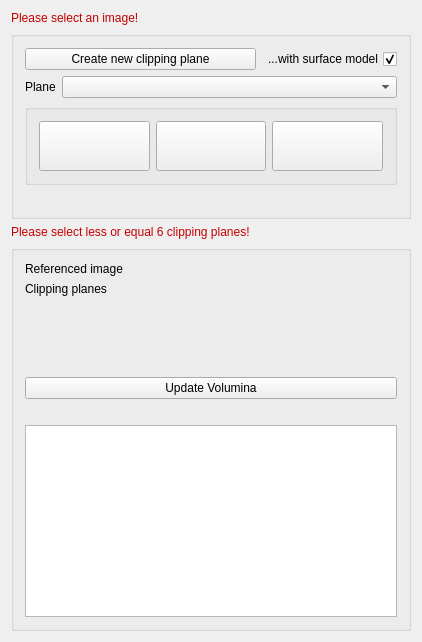
<?xml version="1.0" encoding="UTF-8"?>
<ui version="4.0">
 <class>QmitkDeformableClippingPlaneViewControls</class>
 <widget class="QWidget" name="QmitkDeformableClippingPlaneViewControls">
  <property name="geometry">
   <rect>
    <x>0</x>
    <y>0</y>
    <width>422</width>
    <height>642</height>
   </rect>
  </property>
  <property name="minimumSize">
   <size>
    <width>0</width>
    <height>0</height>
   </size>
  </property>
  <property name="windowTitle">
   <string>QmitkDeformableSurface</string>
  </property>
  <layout class="QVBoxLayout" name="verticalLayout_3">
   <item>
    <widget class="QLabel" name="noSelectedImageLabel">
     <property name="sizePolicy">
      <sizepolicy hsizetype="Preferred" vsizetype="Maximum">
       <horstretch>0</horstretch>
       <verstretch>0</verstretch>
      </sizepolicy>
     </property>
     <property name="palette">
      <palette>
       <active>
        <colorrole role="WindowText">
         <brush brushstyle="SolidPattern">
          <color alpha="255">
           <red>197</red>
           <green>0</green>
           <blue>0</blue>
          </color>
         </brush>
        </colorrole>
        <colorrole role="Text">
         <brush brushstyle="SolidPattern">
          <color alpha="255">
           <red>191</red>
           <green>0</green>
           <blue>0</blue>
          </color>
         </brush>
        </colorrole>
        <colorrole role="ButtonText">
         <brush brushstyle="SolidPattern">
          <color alpha="255">
           <red>189</red>
           <green>0</green>
           <blue>0</blue>
          </color>
         </brush>
        </colorrole>
       </active>
       <inactive>
        <colorrole role="WindowText">
         <brush brushstyle="SolidPattern">
          <color alpha="255">
           <red>197</red>
           <green>0</green>
           <blue>0</blue>
          </color>
         </brush>
        </colorrole>
        <colorrole role="Text">
         <brush brushstyle="SolidPattern">
          <color alpha="255">
           <red>191</red>
           <green>0</green>
           <blue>0</blue>
          </color>
         </brush>
        </colorrole>
        <colorrole role="ButtonText">
         <brush brushstyle="SolidPattern">
          <color alpha="255">
           <red>189</red>
           <green>0</green>
           <blue>0</blue>
          </color>
         </brush>
        </colorrole>
       </inactive>
       <disabled>
        <colorrole role="WindowText">
         <brush brushstyle="SolidPattern">
          <color alpha="255">
           <red>120</red>
           <green>120</green>
           <blue>120</blue>
          </color>
         </brush>
        </colorrole>
        <colorrole role="Text">
         <brush brushstyle="SolidPattern">
          <color alpha="255">
           <red>120</red>
           <green>120</green>
           <blue>120</blue>
          </color>
         </brush>
        </colorrole>
        <colorrole role="ButtonText">
         <brush brushstyle="SolidPattern">
          <color alpha="255">
           <red>120</red>
           <green>120</green>
           <blue>120</blue>
          </color>
         </brush>
        </colorrole>
       </disabled>
      </palette>
     </property>
     <property name="text">
      <string>Please select an image!</string>
     </property>
    </widget>
   </item>
   <item>
    <widget class="QGroupBox" name="planeGroupBox">
     <property name="title">
      <string/>
     </property>
     <property name="checkable">
      <bool>false</bool>
     </property>
     <property name="checked">
      <bool>false</bool>
     </property>
     <layout class="QVBoxLayout" name="verticalLayout">
      <item>
       <layout class="QHBoxLayout" name="horizontalLayout_2">
        <item>
         <widget class="QPushButton" name="createNewPlanePushButton">
          <property name="sizePolicy">
           <sizepolicy hsizetype="Expanding" vsizetype="Fixed">
            <horstretch>0</horstretch>
            <verstretch>0</verstretch>
           </sizepolicy>
          </property>
          <property name="text">
           <string>Create new clipping plane</string>
          </property>
         </widget>
        </item>
        <item>
         <widget class="QCheckBox" name="surfaceModelCheckBox">
          <property name="layoutDirection">
           <enum>Qt::RightToLeft</enum>
          </property>
          <property name="text">
           <string>...with surface model</string>
          </property>
          <property name="checked">
           <bool>true</bool>
          </property>
         </widget>
        </item>
       </layout>
      </item>
      <item>
       <layout class="QHBoxLayout" name="horizontalLayout_1">
        <item>
         <widget class="QLabel" name="clippingPlaneSelectorLabel">
          <property name="sizePolicy">
           <sizepolicy hsizetype="Maximum" vsizetype="Preferred">
            <horstretch>0</horstretch>
            <verstretch>0</verstretch>
           </sizepolicy>
          </property>
          <property name="minimumSize">
           <size>
            <width>0</width>
            <height>0</height>
           </size>
          </property>
          <property name="maximumSize">
           <size>
            <width>16777215</width>
            <height>16777215</height>
           </size>
          </property>
          <property name="text">
           <string>Plane</string>
          </property>
         </widget>
        </item>
        <item>
         <widget class="QmitkDataStorageComboBox" name="clippingPlaneSelector">
          <property name="sizePolicy">
           <sizepolicy hsizetype="Preferred" vsizetype="Fixed">
            <horstretch>0</horstretch>
            <verstretch>0</verstretch>
           </sizepolicy>
          </property>
          <property name="sizeAdjustPolicy">
           <enum>QComboBox::AdjustToMinimumContentsLength</enum>
          </property>
         </widget>
        </item>
       </layout>
      </item>
      <item>
       <widget class="QGroupBox" name="interactionSelectionBox">
        <property name="enabled">
         <bool>true</bool>
        </property>
        <property name="font">
         <font>
          <weight>50</weight>
          <bold>false</bold>
         </font>
        </property>
        <layout class="QHBoxLayout" name="horizontalLayout_3">
         <item>
          <widget class="QPushButton" name="translationPushButton">
           <property name="sizePolicy">
            <sizepolicy hsizetype="Minimum" vsizetype="Preferred">
             <horstretch>0</horstretch>
             <verstretch>0</verstretch>
            </sizepolicy>
           </property>
           <property name="minimumSize">
            <size>
             <width>20</width>
             <height>50</height>
            </size>
           </property>
           <property name="toolTip">
            <string>Translation</string>
           </property>
           <property name="text">
            <string/>
           </property>
           <property name="icon">
            <iconset resource="../../../../../../bin/mitk_debug/MITK-build/Plugins/org.mitk.gui.qt.segmentation/org_mitk_gui_qt_segmentation_cached.qrc">
             <normaloff>:/org.mitk.gui.qt.segmentation/resources/clipping_plane_translate_48x48.png</normaloff>:/org.mitk.gui.qt.segmentation/resources/clipping_plane_translate_48x48.png</iconset>
           </property>
           <property name="iconSize">
            <size>
             <width>32</width>
             <height>32</height>
            </size>
           </property>
           <property name="checkable">
            <bool>true</bool>
           </property>
           <property name="autoRepeat">
            <bool>false</bool>
           </property>
           <property name="autoExclusive">
            <bool>false</bool>
           </property>
          </widget>
         </item>
         <item>
          <widget class="QPushButton" name="rotationPushButton">
           <property name="sizePolicy">
            <sizepolicy hsizetype="Minimum" vsizetype="Preferred">
             <horstretch>0</horstretch>
             <verstretch>0</verstretch>
            </sizepolicy>
           </property>
           <property name="minimumSize">
            <size>
             <width>20</width>
             <height>50</height>
            </size>
           </property>
           <property name="toolTip">
            <string>Rotation</string>
           </property>
           <property name="text">
            <string/>
           </property>
           <property name="icon">
            <iconset resource="../../../../../../bin/mitk_debug/MITK-build/Plugins/org.mitk.gui.qt.segmentation/org_mitk_gui_qt_segmentation_cached.qrc">
             <normaloff>:/org.mitk.gui.qt.segmentation/resources/clipping_plane_rotate48x48.png</normaloff>:/org.mitk.gui.qt.segmentation/resources/clipping_plane_rotate48x48.png</iconset>
           </property>
           <property name="iconSize">
            <size>
             <width>32</width>
             <height>32</height>
            </size>
           </property>
           <property name="checkable">
            <bool>true</bool>
           </property>
           <property name="autoExclusive">
            <bool>false</bool>
           </property>
          </widget>
         </item>
         <item>
          <widget class="QPushButton" name="deformationPushButton">
           <property name="sizePolicy">
            <sizepolicy hsizetype="Minimum" vsizetype="Preferred">
             <horstretch>0</horstretch>
             <verstretch>0</verstretch>
            </sizepolicy>
           </property>
           <property name="minimumSize">
            <size>
             <width>20</width>
             <height>50</height>
            </size>
           </property>
           <property name="toolTip">
            <string>Deformation</string>
           </property>
           <property name="text">
            <string/>
           </property>
           <property name="icon">
            <iconset resource="../../../../../../bin/mitk_debug/MITK-build/Plugins/org.mitk.gui.qt.segmentation/org_mitk_gui_qt_segmentation_cached.qrc">
             <normaloff>:/org.mitk.gui.qt.segmentation/resources/clipping_plane_deform48x48.png</normaloff>:/org.mitk.gui.qt.segmentation/resources/clipping_plane_deform48x48.png</iconset>
           </property>
           <property name="iconSize">
            <size>
             <width>32</width>
             <height>32</height>
            </size>
           </property>
           <property name="checkable">
            <bool>true</bool>
           </property>
           <property name="autoExclusive">
            <bool>false</bool>
           </property>
          </widget>
         </item>
        </layout>
       </widget>
      </item>
      <item>
       <spacer name="verticalSpacer">
        <property name="orientation">
         <enum>Qt::Vertical</enum>
        </property>
        <property name="sizeType">
         <enum>QSizePolicy::Preferred</enum>
        </property>
        <property name="sizeHint" stdset="0">
         <size>
          <width>20</width>
          <height>20</height>
         </size>
        </property>
       </spacer>
      </item>
     </layout>
    </widget>
   </item>
   <item>
    <widget class="QLabel" name="planesWarningLabel">
     <property name="sizePolicy">
      <sizepolicy hsizetype="Preferred" vsizetype="Maximum">
       <horstretch>0</horstretch>
       <verstretch>0</verstretch>
      </sizepolicy>
     </property>
     <property name="palette">
      <palette>
       <active>
        <colorrole role="WindowText">
         <brush brushstyle="SolidPattern">
          <color alpha="255">
           <red>197</red>
           <green>0</green>
           <blue>0</blue>
          </color>
         </brush>
        </colorrole>
        <colorrole role="Text">
         <brush brushstyle="SolidPattern">
          <color alpha="255">
           <red>191</red>
           <green>0</green>
           <blue>0</blue>
          </color>
         </brush>
        </colorrole>
        <colorrole role="ButtonText">
         <brush brushstyle="SolidPattern">
          <color alpha="255">
           <red>189</red>
           <green>0</green>
           <blue>0</blue>
          </color>
         </brush>
        </colorrole>
       </active>
       <inactive>
        <colorrole role="WindowText">
         <brush brushstyle="SolidPattern">
          <color alpha="255">
           <red>197</red>
           <green>0</green>
           <blue>0</blue>
          </color>
         </brush>
        </colorrole>
        <colorrole role="Text">
         <brush brushstyle="SolidPattern">
          <color alpha="255">
           <red>191</red>
           <green>0</green>
           <blue>0</blue>
          </color>
         </brush>
        </colorrole>
        <colorrole role="ButtonText">
         <brush brushstyle="SolidPattern">
          <color alpha="255">
           <red>189</red>
           <green>0</green>
           <blue>0</blue>
          </color>
         </brush>
        </colorrole>
       </inactive>
       <disabled>
        <colorrole role="WindowText">
         <brush brushstyle="SolidPattern">
          <color alpha="255">
           <red>120</red>
           <green>120</green>
           <blue>120</blue>
          </color>
         </brush>
        </colorrole>
        <colorrole role="Text">
         <brush brushstyle="SolidPattern">
          <color alpha="255">
           <red>120</red>
           <green>120</green>
           <blue>120</blue>
          </color>
         </brush>
        </colorrole>
        <colorrole role="ButtonText">
         <brush brushstyle="SolidPattern">
          <color alpha="255">
           <red>120</red>
           <green>120</green>
           <blue>120</blue>
          </color>
         </brush>
        </colorrole>
       </disabled>
      </palette>
     </property>
     <property name="text">
      <string>Please select less or equal 6 clipping planes!</string>
     </property>
    </widget>
   </item>
   <item>
    <widget class="QGroupBox" name="volumeGroupBox">
     <property name="sizePolicy">
      <sizepolicy hsizetype="Minimum" vsizetype="Minimum">
       <horstretch>0</horstretch>
       <verstretch>0</verstretch>
      </sizepolicy>
     </property>
     <property name="title">
      <string/>
     </property>
     <layout class="QVBoxLayout" name="verticalLayout_5">
      <item>
       <layout class="QHBoxLayout" name="horizontalLayout">
        <item>
         <layout class="QVBoxLayout" name="verticalLayout_2">
          <item>
           <widget class="QLabel" name="segmentationLabel">
            <property name="sizePolicy">
             <sizepolicy hsizetype="Preferred" vsizetype="Fixed">
              <horstretch>0</horstretch>
              <verstretch>0</verstretch>
             </sizepolicy>
            </property>
            <property name="text">
             <string>Referenced image</string>
            </property>
           </widget>
          </item>
          <item>
           <widget class="QLabel" name="clippingPlansLabel">
            <property name="sizePolicy">
             <sizepolicy hsizetype="Preferred" vsizetype="Expanding">
              <horstretch>0</horstretch>
              <verstretch>0</verstretch>
             </sizepolicy>
            </property>
            <property name="text">
             <string>Clipping planes  </string>
            </property>
            <property name="alignment">
             <set>Qt::AlignLeading|Qt::AlignLeft|Qt::AlignTop</set>
            </property>
           </widget>
          </item>
         </layout>
        </item>
        <item>
         <layout class="QVBoxLayout" name="verticalLayout_4">
          <item>
           <widget class="QLabel" name="selectedImageLabel">
            <property name="enabled">
             <bool>true</bool>
            </property>
            <property name="sizePolicy">
             <sizepolicy hsizetype="Preferred" vsizetype="Fixed">
              <horstretch>0</horstretch>
              <verstretch>0</verstretch>
             </sizepolicy>
            </property>
            <property name="font">
             <font>
              <family>MS Shell Dlg 2</family>
              <pointsize>8</pointsize>
              <weight>50</weight>
              <bold>false</bold>
             </font>
            </property>
            <property name="text">
             <string/>
            </property>
           </widget>
          </item>
          <item>
           <widget class="QLabel" name="selectedVolumePlanesLabel">
            <property name="font">
             <font>
              <pointsize>8</pointsize>
             </font>
            </property>
            <property name="text">
             <string/>
            </property>
            <property name="alignment">
             <set>Qt::AlignLeading|Qt::AlignLeft|Qt::AlignTop</set>
            </property>
           </widget>
          </item>
         </layout>
        </item>
       </layout>
      </item>
      <item>
       <widget class="QPushButton" name="updateVolumePushButton">
        <property name="text">
         <string>Update Volumina</string>
        </property>
       </widget>
      </item>
      <item>
       <spacer name="verticalSpacer_2">
        <property name="orientation">
         <enum>Qt::Vertical</enum>
        </property>
        <property name="sizeType">
         <enum>QSizePolicy::Preferred</enum>
        </property>
        <property name="sizeHint" stdset="0">
         <size>
          <width>20</width>
          <height>20</height>
         </size>
        </property>
       </spacer>
      </item>
      <item>
       <widget class="QListWidget" name="volumeList">
        <property name="enabled">
         <bool>true</bool>
        </property>
        <property name="sizePolicy">
         <sizepolicy hsizetype="Minimum" vsizetype="Minimum">
          <horstretch>0</horstretch>
          <verstretch>0</verstretch>
         </sizepolicy>
        </property>
       </widget>
      </item>
     </layout>
    </widget>
   </item>
  </layout>
 </widget>
 <layoutdefault spacing="6" margin="11"/>
 <customwidgets>
  <customwidget>
   <class>QmitkDataStorageComboBox</class>
   <extends>QComboBox</extends>
   <header location="global">QmitkDataStorageComboBox.h</header>
  </customwidget>
 </customwidgets>
 <resources>
  <include location="../../../../../../bin/mitk_debug/MITK-build/Plugins/org.mitk.gui.qt.segmentation/org_mitk_gui_qt_segmentation_cached.qrc"/>
 </resources>
 <connections/>
</ui>
